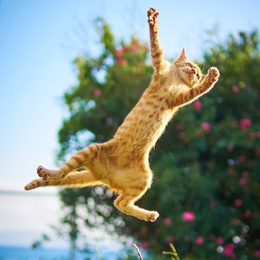
%> input picture Lab1/catik.png, 260 x 260 px, shrunk from 1080 x 1080 before the run
$ octave lab.m   (GNU Octave 9; MATLAB toolbox functions it lacks are replaced by stand-ins)
%> lines starting %> are read from the running program, lines starting %| are printed output that depends on the picture; in (x1, y1, x2, y2) boxes, pixels count from 0 and x2, y2 are one past the last pixel; in counts of white or black regions, pixels touching at a corner belong together; the program's own positions count from 1
clc;
clear all;

%%%%%%%%%%%%% ex. 2
catik = imread('catik.png');
%> catik is the input picture: size 260x260x3 uint8; mean R, G, B 134.4, 147, 137.8

%%%%%%%%%%%%% ex. 3
imshow(catik);
pause;

%%%%%%%%%%%%% ex. 4
imwrite(catik, 'catik.jpg');

%%%%%%%%%%%%% ex. 5
imwrite(catik, 'catik.png');

%%%%%%%%%%%%% ex. 6
i_j = imfinfo('catik.jpg');
i_p = imfinfo('catik.png');

%%%%%%%%%%%%% ex. 7
k_jpg = (i_j.Width * i_j.Height * i_j.BitDepth) / (8 * i_j.FileSize);
k_png = (i_p.Width * i_p.Height * i_p.BitDepth) / (8 * i_p.FileSize);
if k_jpg > k_png
    fprintf("k_jpg > k_png\n");
else
    fprintf("k_jpg < k_png\n");
end

%%%%%%%%%%%%% ex. 8
gr_catik = rgb2gray(catik);
imshow(gr_catik);
pause;
imwrite(gr_catik, 'gr_catik.png');

%%%%%%%%%%%%% ex. 9
catik_25 = mat2gray(gr_catik, [255*0.25, 255]);
imshow(catik_25);
pause;
imwrite(catik_25, './Logical/catik_25.png');

catik_50 = mat2gray(gr_catik, [255*0.50, 255]);
imshow(catik_50);
pause;
imwrite(catik_50, './Logical/catik_50.png');

catik_75 = mat2gray(gr_catik, [255*0.75, 255]);
imshow(catik_75);
pause;
imwrite(catik_75, './Logical/catik_75.png');

%%%%%%%%%%%%% ex. 10
catik_1 = logical(bitget(gr_catik, 1));
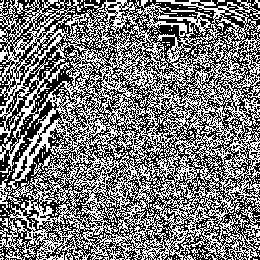
%> catik_1: size 260x260 logical; 48% white in thin lines or dots
imshow(catik_1);
pause;
imwrite(catik_1, './BitPlane/catik_1.png');

catik_2 = logical(bitget(gr_catik, 2));
%> catik_2: size 260x260 logical; 49.6% white in thin lines or dots
imshow(catik_2);
pause;
imwrite(catik_2, './BitPlane/catik_2.png');

catik_3 = logical(bitget(gr_catik, 3));
%> catik_3: size 260x260 logical; 50.1% white; 185 black regions (169 under 20 px), largest, box (x1, y1, x2, y2) and area: (0, 0, 260, 260) 30832, (0, 52, 68, 152) 905, (0, 0, 65, 69) 476
imshow(catik_3);
pause;
imwrite(catik_2, './BitPlane/catik_3.png');

catik_4 = logical(bitget(gr_catik, 4));
%> catik_4: size 260x260 logical; 51.2% white; 188 black regions (172 under 20 px), largest, box (x1, y1, x2, y2) and area: (0, 0, 260, 260) 30632, (0, 0, 58, 62) 750, (0, 0, 27, 31) 278
imshow(catik_4);
pause;
imwrite(catik_2, './BitPlane/catik_4.png');

catik_5 = logical(bitget(gr_catik, 5));
%> catik_5: size 260x260 logical; 49.3% white; 179 white regions (158 under 20 px), largest, box (x1, y1, x2, y2) and area: (0, 0, 260, 260) 29457, (214, 183, 260, 257) 1304, (0, 0, 39, 46) 685
imshow(catik_5);
pause;
imwrite(catik_2, './BitPlane/catik_5.png');

catik_6 = logical(bitget(gr_catik, 6));
%> catik_6: size 260x260 logical; 54.2% white; 191 black regions (154 under 20 px), largest, box (x1, y1, x2, y2) and area: (0, 0, 260, 260) 25816, (148, 145, 208, 204) 1143, (214, 183, 260, 254) 1089
imshow(catik_6);
pause;
imwrite(catik_2, './BitPlane/catik_6.png');

catik_7 = logical(bitget(gr_catik, 7));
%> catik_7: size 260x260 logical; 58.7% white; 121 black regions (108 under 20 px), largest, box (x1, y1, x2, y2) and area: (0, 17, 260, 260) 25386, (0, 0, 39, 46) 812, (194, 27, 260, 68) 630
imshow(catik_7);
pause;
imwrite(catik_2, './BitPlane/catik_7.png');

catik_8 = logical(bitget(gr_catik, 8));
%> catik_8: size 260x260 logical; 56.1% white; 83 black regions (63 under 20 px), largest, box (x1, y1, x2, y2) and area: (60, 33, 260, 260) 21185, (59, 31, 154, 157) 4953, (25, 138, 147, 196) 1876
imshow(catik_8);
pause;
imwrite(catik_2, './BitPlane/catik_8.png');

%%%%%%%%%%%%% ex. 11
catik_5d = mat2gray(blkproc(gr_catik, [5 5], 'mean2(x) * ones(size(x))'));
imwrite(catik_5d, './Discret/catik_5d.png');

catik_10d = mat2gray(blkproc(gr_catik, [10 10], 'mean2(x) * ones(size(x))'));
imwrite(catik_10d, './Discret/catik_10d.png');

catik_20d = mat2gray(blkproc(gr_catik, [20 20], 'mean2(x) * ones(size(x))'));
imwrite(catik_20d, './Discret/catik_20d.png');

catik_50d = mat2gray(blkproc(gr_catik, [50 50], 'mean2(x) * ones(size(x))'));
imwrite(catik_50d, './Discret/catik_50d.png');

%%%%%%%%%%%% ex. 12
catik_4q = mat2gray(imquantize(gr_catik, linspace(0, 255, 5)));
imwrite(catik_4q, './Quantiz/catik_4q.png');

catik_16q = mat2gray(imquantize(gr_catik, linspace(0, 255, 17)));
imwrite(catik_16q, './Quantiz/catik_16q.png');

catik_32q = mat2gray(imquantize(gr_catik, linspace(0, 255, 33)));
imwrite(catik_32q, './Quantiz/catik_32q.png');

catik_64q = mat2gray(imquantize(gr_catik, linspace(0, 255, 65)));
imwrite(catik_64q, './Quantiz/catik_64q.png');

catik_128q = mat2gray(imquantize(gr_catik, linspace(0, 255, 129)));
imwrite(catik_128q, './Quantiz/catik_128q.png');

%%%%%%%%%%% ex. 13
x_c = i_j.Width/2;
y_c = i_j.Height/2;
ab = 100;
xmin = x_c - ab/2;
ymin = y_c - ab/2;
catik_cr = imcrop(gr_catik, [xmin ymin ab ab]);
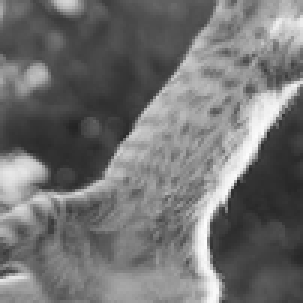
%> catik_cr: size 101x101 uint8 (shown 3 times larger); min 35, max 252, mean 113.7
imshow(catik_cr);
pause;
imwrite(catik_cr, './Crop/catik_cr.png');

%%%%%%%%%%%% ex. 14
N1 = [gr_catik(20, 17), gr_catik(21, 16),gr_catik(22, 17),gr_catik(21, 18)];
%> N1 = [189 190 192 190]
N2 = [gr_catik(14, 11), gr_catik(15, 10),gr_catik(16, 11),gr_catik(15, 12)];
%> N2 = [181 182 183 182]
N3 = [gr_catik(18, 88), gr_catik(18, 87),gr_catik(19, 87),gr_catik(20, 87), gr_catik(20, 88), gr_catik(20, 89),gr_catik(19, 89),gr_catik(18, 89)];
%> N3 = [212 214 213 213 212 211 210 212]

%%%%%%%%%%%% ex. 15
mean_br = mean(mean(gr_catik));
%> mean_br = 142.2

%%%%%%%%%%%% ex. 16
catik_new = gr_catik;
ab_mark = 20;

catik_cr_1 = imcrop(gr_catik, [0 0 ab_mark ab_mark]);
mean_cr_1 = mean(mean(catik_cr_1));
%> mean_cr_1 = 177.8
catik_cr_2 = imcrop(gr_catik, [i_j.Height-ab_mark 0 ab_mark ab_mark]);
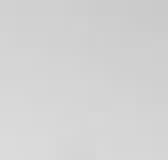
%> catik_cr_2: size 20x21 uint8 (shown 8 times larger); min 202, max 219, mean 211.2
mean_cr_2 = mean(mean(catik_cr_2));
%> mean_cr_2 = 211.2
catik_cr_3 = imcrop(gr_catik, [0 i_j.Width-ab_mark ab_mark ab_mark]);
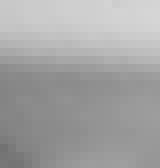
%> catik_cr_3: size 21x20 uint8 (shown 8 times larger); min 114, max 213, mean 163.8
mean_cr_3 = mean(mean(catik_cr_3));
%> mean_cr_3 = 163.8
catik_cr_4 = imcrop(gr_catik, [i_j.Height-ab_mark i_j.Width-ab_mark ab_mark ab_mark]);
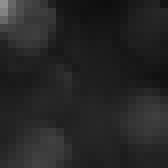
%> catik_cr_4: size 21x21 uint8 (shown 8 times larger); min 14, max 144, mean 37.4
mean_cr_4 = mean(mean(catik_cr_4));
%> mean_cr_4 = 37.42
catik_cr_5 = imcrop(gr_catik, [x_c-ab_mark/2 y_c-ab_mark/2 ab_mark ab_mark]);
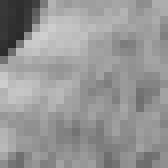
%> catik_cr_5: size 21x21 uint8 (shown 8 times larger); min 41, max 206, mean 150.2
mean_cr_5 = mean(mean(catik_cr_5));
%> mean_cr_5 = 150.2

if mean_cr_1 < 128
    catik_new = insertShape(catik_new, "FilledRectangle", [0 0 ab_mark ab_mark], "Color", {"white"}, "Opacity", 1);
else
    catik_new = insertShape(catik_new, "FilledRectangle", [0 0 ab_mark ab_mark], "Color", {"black"}, "Opacity", 1);
end

if mean_cr_2 < 128
    catik_new = insertShape(catik_new, "FilledRectangle", [i_j.Height-ab_mark 0 ab_mark ab_mark], "Color", {"white"}, "Opacity", 1);
else
    catik_new = insertShape(catik_new, "FilledRectangle", [i_j.Height-ab_mark 0 ab_mark ab_mark], "Color", {"black"}, "Opacity", 1);
end

if mean_cr_3 < 128
    catik_new = insertShape(catik_new, "FilledRectangle", [0 i_j.Width-ab_mark ab_mark ab_mark], "Color", {"white"}, "Opacity", 1);
else
    catik_new = insertShape(catik_new, "FilledRectangle", [0 i_j.Width-ab_mark ab_mark ab_mark], "Color", {"black"}, "Opacity", 1);
end

if mean_cr_4 < 128
    catik_new = insertShape(catik_new, "FilledRectangle", [i_j.Height-ab_mark i_j.Width-ab_mark ab_mark ab_mark], "Color", {"white"}, "Opacity", 1);
else
    catik_new = insertShape(catik_new, "FilledRectangle", [i_j.Height-ab_mark i_j.Width-ab_mark ab_mark ab_mark], "Color", {"black"}, "Opacity", 1);
end

if mean_cr_5 < 128
    catik_new = insertShape(catik_new, "FilledRectangle", [x_c-ab_mark/2 y_c-ab_mark/2 ab_mark ab_mark], "Color", {"white"}, "Opacity", 1);
else
    catik_new = insertShape(catik_new, "FilledRectangle", [x_c-ab_mark/2 y_c-ab_mark/2 ab_mark ab_mark], "Color", {"black"}, "Opacity", 1);
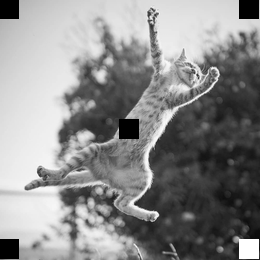
%> catik_new: size 260x260x3 uint8; min 0, max 255, mean 139.5
end

imshow(catik_new);

imwrite(catik_new, './Marks/catik_mark.png');
